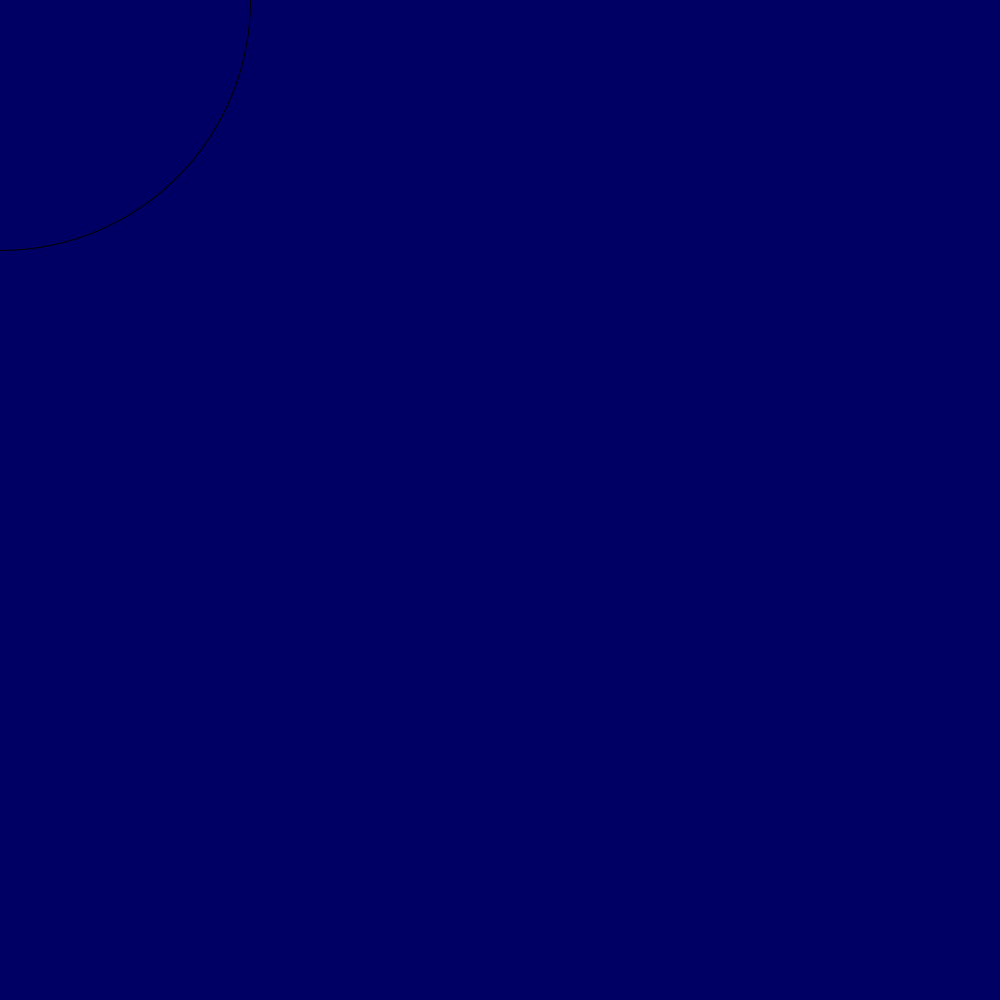
Frame 1 (no input)
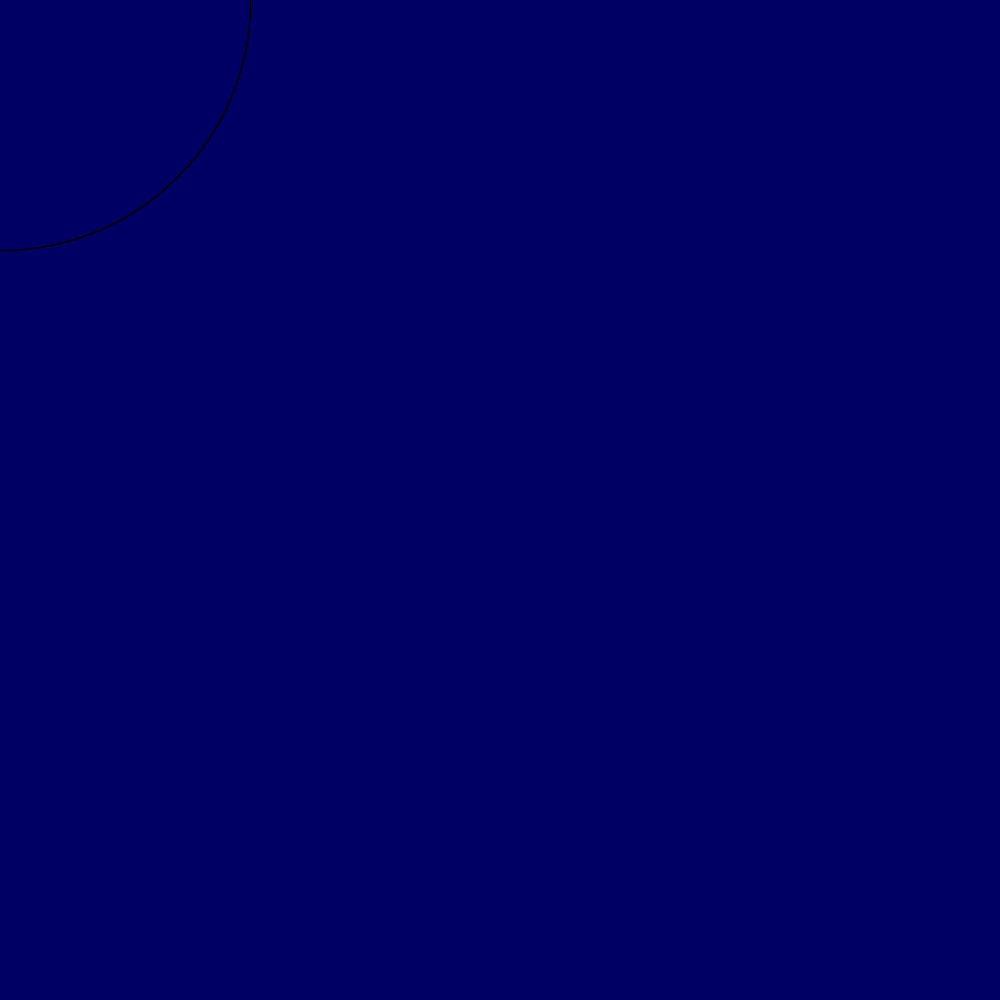
Frame 60 (the mouse pressed at the canvas centre just before this capture)
Frame 120 (the mouse held since frame 60 and released just before this capture): identical to frame 60, image omitted

The Processing sketch that drew these frames (run headless with seeded random() and noise(); from frame 60 on, the mouse is pressed at the canvas centre):

// Processing sketch: henry
// ── henry.pde
void setup()
{
  size(1000, 1000);
  background(mouseX, mouseY, 100);
}
void draw()

{
if(!mousePressed){  fill (mouseX, mouseY, 100);
ellipse(mouseX, mouseY, 500, 500);
}}
